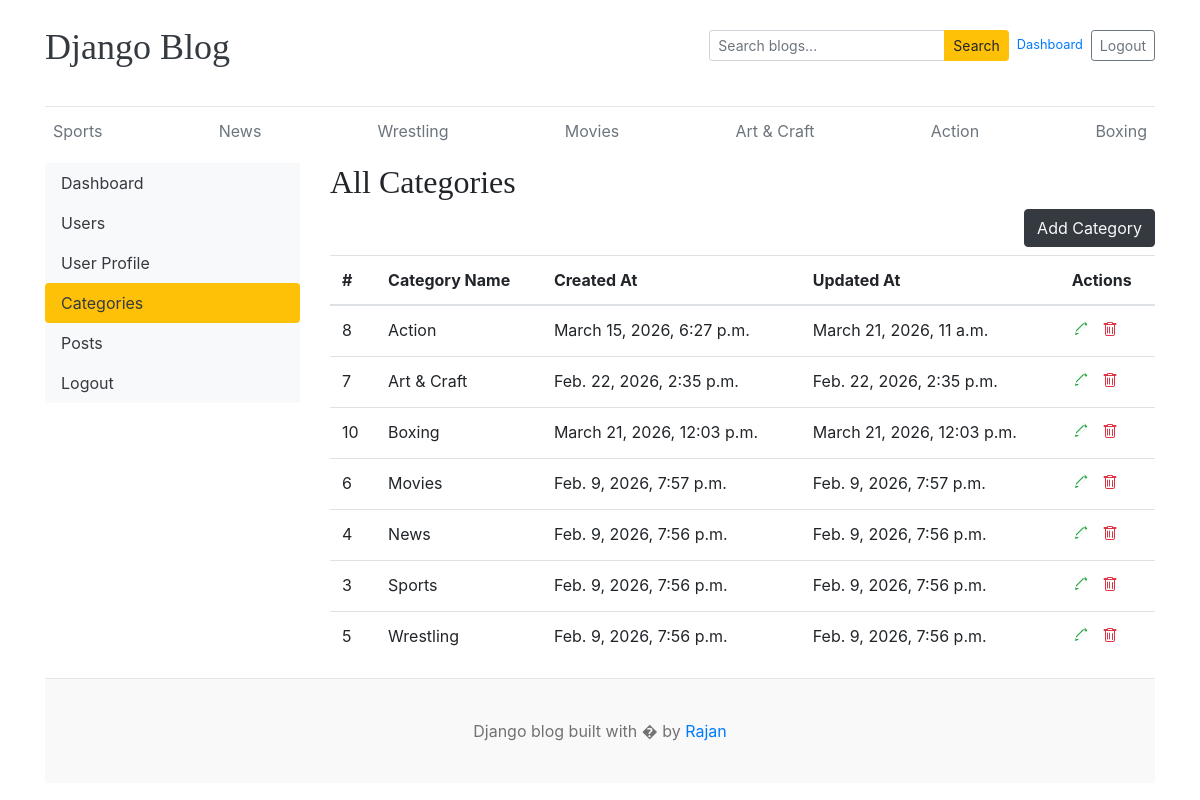
Screenshot of /dashboard/categories/ (signed in) with the database file from the repository.
### blogs/models.py (models this page shows)
class Category(models.Model):
    category_name = models.CharField(max_length=50, unique=True)
    created_at = models.DateTimeField(auto_now_add=True)
    updated_at = models.DateTimeField(auto_now=True)
    class Meta:
        verbose_name_plural = "Category"
    def __str__(self):
        return self.category_name

### dashboards/views.py (the view)
# urls.py: path('categories/', views.categories, name='categories'),
@login_required(login_url='login')
def categories(request):
    context = {
        'categories': Category.objects.order_by('category_name'),
    }
    return render(request, 'dashboard/categories.html', context)

### blogs/context_processors.py (called while the page is built)
def get_categories(request):
    categories = Category.objects.all()
    return {'category': categories}

def get_SocialLink(request):
    social_links = SocialLink.objects.all()
    return {'SocialLink': social_links}

### templates/dashboard/categories.html (shortened to what this page needs)
{% extends 'base.html' %}
{% block content %}
<div class="row">
 {% include 'dashboard/sidebar.html' %}
	<div class="col-md-9">
        <h2>All Categories</h2>
        <a href="{% url 'add_category' %}" class="btn btn-dark text-light float-right mb-2">Add Category</a>
		<table class="table table-hover">
  <thead>
    <tr>
      <th >#</th>
      <th >Category Name</th>
      <th >Created At</th>
      <th >Updated At</th>
      <th >Actions</th>
    </tr>
  </thead>
  <tbody>
    {% for cat in categories %}
    <tr>
      <td>{{ cat.id }}</td>
      <td>{{ cat }}</td>
      <td>{{ cat.created_at }}</td>
      <td>{{ cat.updated_at }}</td>
      <td>
      <a href="{% url 'edit_category' cat.id %}" class="text-success" aria-label="Edit category">
        <svg xmlns="http://www.w3.org/2000/svg" width="16" height="16" viewBox="0 0 16 16" fill="currentColor" aria-hidden="true">
          <path d="M12.146.854a.5.5 0 0 1 .708 0l2.292 2.292a.5.5 0 0 1 0 .708l-9.5 9.5L3 14l.646-2.646 9.5-9.5zM11.207 2L4 9.207V12h2.793L14 4.793 11.207 2z"/>
        </svg>
      </a>
          <form method="post" action="{% url 'delete_category' cat.id %}" style="display: inline;" onsubmit="return confirm('Delete this category?');">
            <button type="submit" class="btn btn-link text-danger p-0 align-baseline" aria-label="Delete category" style="text-decoration: none;">
            </button>
          </form>
      </td>
    </tr>
   {% endfor %}
  </tbody>
</table>
</div>
{% endblock %}

### templates/base.html (shortened to what this page needs)
{% load static %}
<!DOCTYPE html>
<html lang="en">
<head>
    <link href="https://getbootstrap.com/docs/4.0/dist/css/bootstrap.min.css" rel="stylesheet">
    <link href="{% static 'css/blog.css' %}" rel="stylesheet">
    <link rel="stylesheet" href="https://cdnjs.cloudflare.com/ajax/libs/font-awesome/4.7.0/css/font-awesome.min.css">
  </head>
<body>
    <div class="container">
      <header class="blog-header py-3">
        <div class="row flex-nowrap justify-content-between align-items-center mb-3">
          <div class="col-6 pt-1">
            <a class="blog-header-logo text-dark" href="/">Django Blog</a>
          </div>
          <div class="col-6 d-flex justify-content-end align-items-center">
            <form id="search-form" action="{% url 'search' %}" method="get" class="form-inline mr-2">
              <div class="input-group input-group-sm">
                <input class="form-control" name="keyword" type="text" placeholder="Search blogs..." aria-label="Search blogs" />
                <div class="input-group-append">
                  <button class="btn btn-warning" type="submit">Search</button>
                </div>
              </div>
            </form>
            {% if user.is_authenticated %}
            <span class="small text-muted mr-2"><a href="{% url 'dashboard' %}">Dashboard</a></span>
            <a class="btn btn-sm btn-outline-secondary" href="{% url 'logout' %}">Logout</a>
            {% else %}
            <a class="btn btn-sm btn-warning" href="{% url 'login' %}">Login</a> &nbsp;
            <a class="btn btn-sm btn-outline-secondary" href="{% url 'register' %}">Register</a>
            {% endif %}
          </div>
        </div>
      </header>
      <div class="nav-scroller py-1 mb-2">
        <nav class="nav d-flex justify-content-between">
          {% for cat in category %}
          <a class="p-2 text-muted" href="{% url 'category_blogs' cat.id %}">{{ cat.category_name }}</a>
          {% endfor %}
        </nav>
      </div>
{% block content %}
{% endblock %}
    </div>
 <footer class="blog-footer">
  <p>Django blog built with � by <a href="#">Rajan</a></p>
</footer>
</body>
</html>

### pb_main/static/css/blog.css (style rules this page uses)
.blog-header { border-bottom: 1px solid #e5e5e5; }
.blog-header-logo { font-family: "Playfair Display", Georgia, "Times New Roman", serif; font-size: 2.25rem; }
h1, h2, h3, h4, h5, h6 { font-family: "Playfair Display", Georgia, "Times New Roman", serif; }
.blog-footer { padding: 2.5rem 0; color: #727272; text-align: center; background-color: #f9f9f9; border-top: .05rem solid #e5e5e5; }
.blog-footer p:last-child { margin-bottom: 0; }

### rows the page displays
Category: category_name "Sports", id "3", created_at "Feb. 9, 2026, 7:56 p.m.", updated_at "Feb. 9, 2026, 7:56 p.m."
Category: category_name "News", id "4", created_at "Feb. 9, 2026, 7:56 p.m.", updated_at "Feb. 9, 2026, 7:56 p.m."
Category: category_name "Wrestling", id "5", created_at "Feb. 9, 2026, 7:56 p.m.", updated_at "Feb. 9, 2026, 7:56 p.m."
Category: category_name "Movies", id "6", created_at "Feb. 9, 2026, 7:57 p.m.", updated_at "Feb. 9, 2026, 7:57 p.m."
Category: category_name "Art & Craft", id "7", created_at "Feb. 22, 2026, 2:35 p.m.", updated_at "Feb. 22, 2026, 2:35 p.m."
Category: category_name "Action", id "8", created_at "March 15, 2026, 6:27 p.m.", updated_at "March 21, 2026, 11 a.m."
Category: category_name "Boxing", id "10", created_at "March 21, 2026, 12:03 p.m.", updated_at "March 21, 2026, 12:03 p.m."
